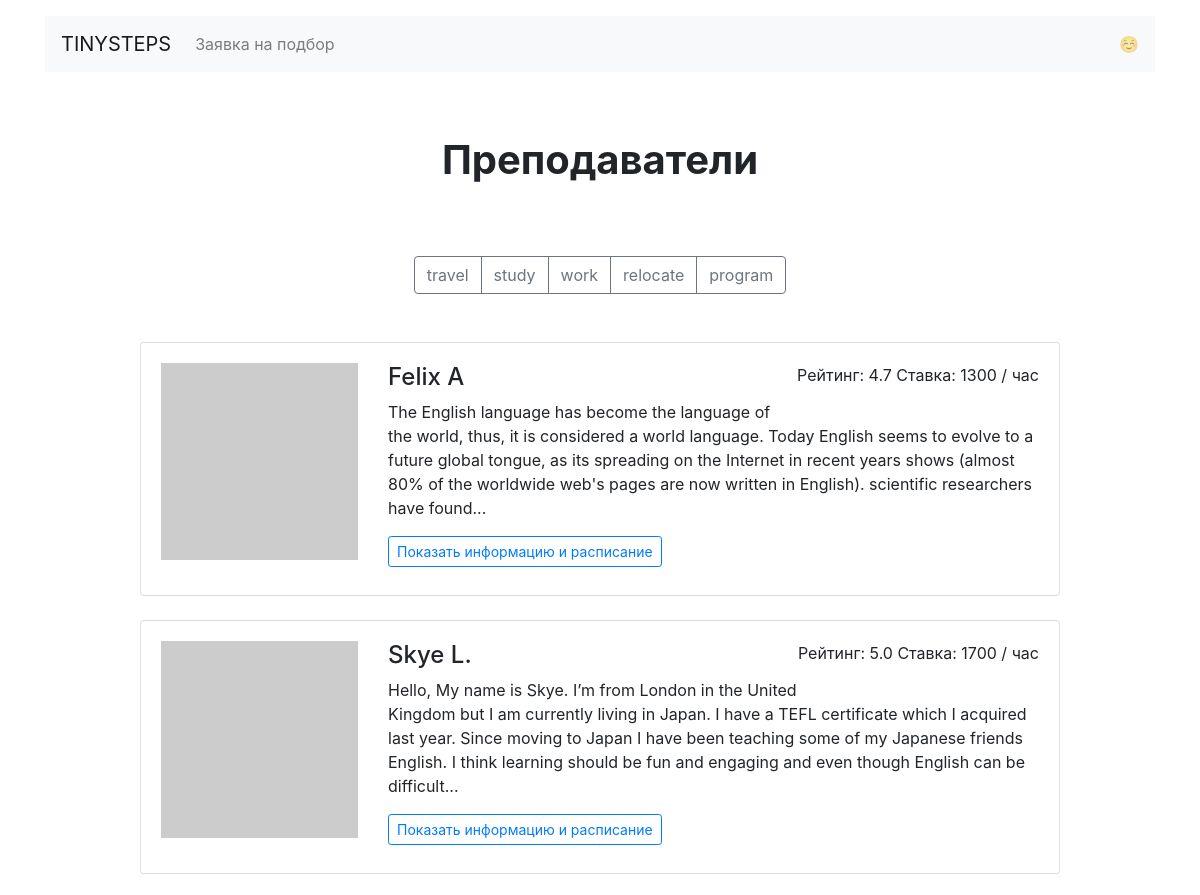
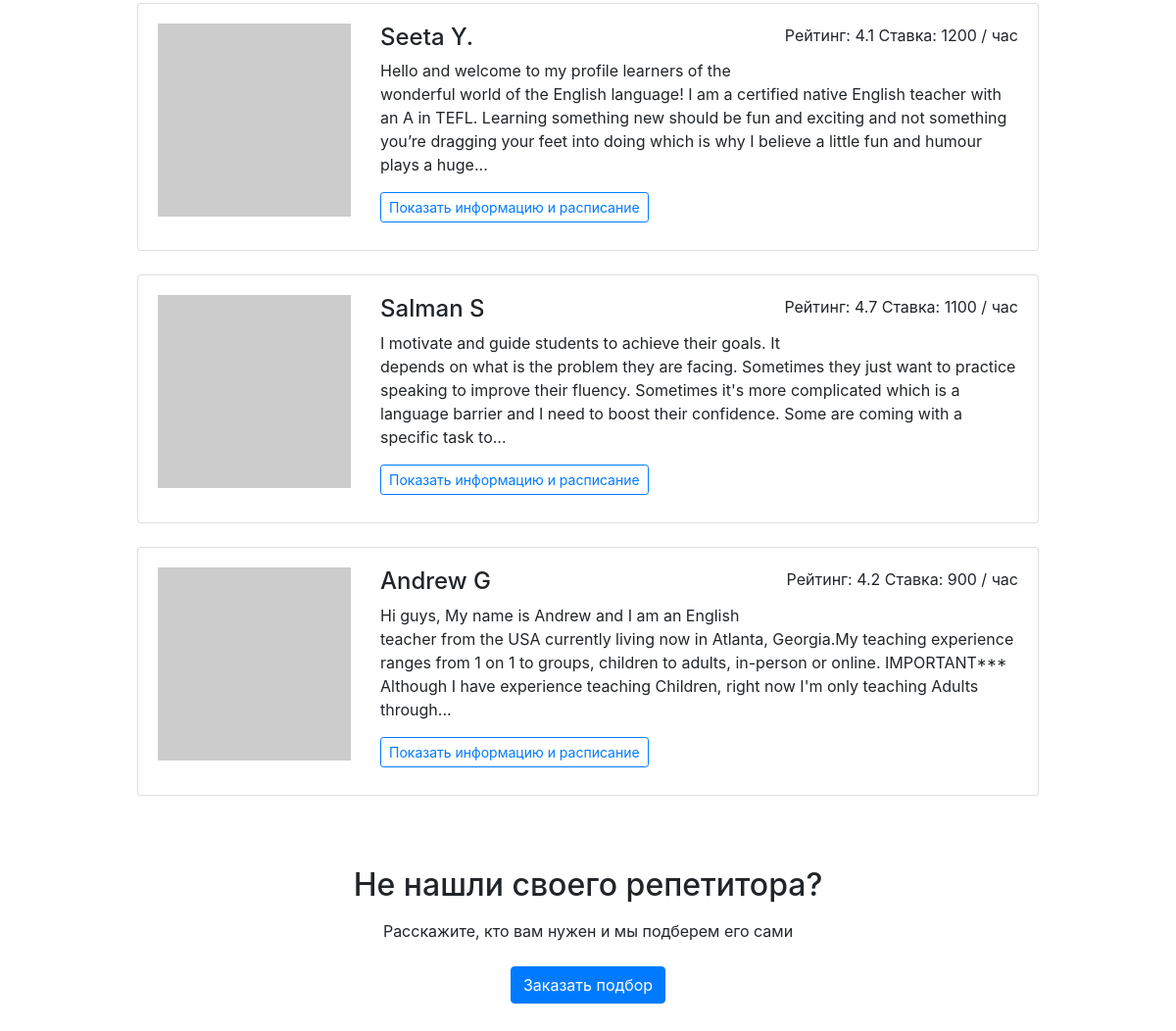
The app's page /goals/work/ with its own data (2 pictures, top to bottom).
### app.py (models this page shows)
class Goal(db.Model):
    __tablename__ = "goals"
    id = db.Column(db.Integer, primary_key=True)
    name = db.Column(db.String, nullable=False)

class Teacher(db.Model):
    __tablename__ = "teachers"
    id = db.Column(db.Integer, primary_key=True)
    name = db.Column(db.String, nullable=False)
    about = db.Column(db.String)
    rating = db.Column(db.Float, nullable=False)
    picture = db.Column(db.String, nullable=False)
    price = db.Column(db.Integer, nullable=False)
    gender = db.Column(db.Boolean, nullable=False)
    book = db.relationship("Booking")

### app.py (the view)
@app.route('/goals/<goal>/')
def render_goals_page(goal):
    get_goals = db.session.query(Goal.name).all()
    clear_goals = []
    for now_goal in get_goals:
        clear_goals.append(now_goal[0])
    get_goal_id = db.session.query(Goal.id).filter(Goal.name == goal).first()[0]
    teacher_for_goals = db.session.query(Teacher).join(GoalTeacher).join(Goal).filter(GoalTeacher.goal_id == get_goal_id).all()
    return render_template('goal.html', teachers=teacher_for_goals, goals=clear_goals)

### templates/goal.html
{% extends 'base.html' %}
{% block container %}
<main class="container mt-3">
  <h1 class="h1 text-center w-50 mx-auto mt-1 py-5 mb-4"><strong>Преподаватели <br> {{ goals[goal] }}</strong></h1>
  <div class="text-center mb-5">
    <div class="btn-group mx-auto mb-0" role="group" aria-label="Basic example">
      {% for goal in goals %}
        <a href="{{ url_for('render_goals_page', goal=goal) }}" class="btn btn-outline-secondary">{{ goal }}</a>
      {% endfor %}
    </div>
  </div>
  <div class="row">
    <div class="col-12 col-lg-10 offset-lg-1 m-auto">
    {% for teach in teachers %}
      <div class="card mb-4">
        <div class="card-body">
          <div class="row">
            <div class="col-3"><img src="{{ teach.picture }}" class="img-fluid" alt=""></div>
            <div class="col-9">
              <p class="float-right">Рейтинг: {{ teach.rating }} Ставка: {{ teach.price }} / час</p>
              <h2 class="h4">{{ teach.name }}</h2>
              <p>{{ teach.about|truncate(320) }}</p>
              <a href="{{ url_for('render_profiles_page', id_teacher=teach.id) }}" class="btn btn-outline-primary btn-sm mr-3 mb-2">Показать информацию и расписание</a>
            </div>
          </div>
        </div>
      </div>
    {% endfor %}
    </div>
  </div>
  <h2 class="text-center mt-5 mb-3">Не нашли своего репетитора?</h2>
  <p class="text-center mb-4">Расскажите, кто вам нужен и мы подберем его сами</p>
  <div class="text-center pb-5">
      <a href="{{ url_for('render_request_page') }}" class="btn btn-primary">Заказать подбор</a>
  </div>
</main>
{% endblock %}

### records on screen
Goal: name "travel"
Goal: name "study"
Goal: name "work"
Goal: name "relocate"
Goal: name "program"
Teacher: rating "4.7", price "1300", name "Felix A", about "The English language has become the language of the world, thus, it is considered a world language. Today English seems to evolve to a future global tongue, as its spreading on the Internet in recent years shows (almost 80% of the worldwide web's pages are now written in English). scientific researchers have found..."
Teacher: rating "5.0", price "1700", name "Skye L.", about "Hello, My name is Skye. I’m from London in the United Kingdom but I am currently living in Japan. I have a TEFL certificate which I acquired last year. Since moving to Japan I have been teaching some of my Japanese friends English. I think learning should be fun and engaging and even though English can be difficult..."
Teacher: rating "4.1", price "1200", name "Seeta Y.", about "Hello and welcome to my profile learners of the wonderful world of the English language! I am a certified native English teacher with an A in TEFL. Learning something new should be fun and exciting and not something you’re dragging your feet into doing which is why I believe a little fun and humour plays a huge..."
Teacher: rating "4.7", price "1100", name "Salman S", about "I motivate and guide students to achieve their goals. It depends on what is the problem they are facing. Sometimes they just want to practice speaking to improve their fluency. Sometimes it's more complicated which is a language barrier and I need to boost their confidence. Some are coming with a specific task to..."
Teacher: rating "4.2", price "900", name "Andrew G", about "Hi guys, My name is Andrew and I am an English teacher from the USA currently living now in Atlanta, Georgia.My teaching experience ranges from 1 on 1 to groups, children to adults, in-person or online. IMPORTANT*** Although I have experience teaching Children, right now I'm only teaching Adults through..."
